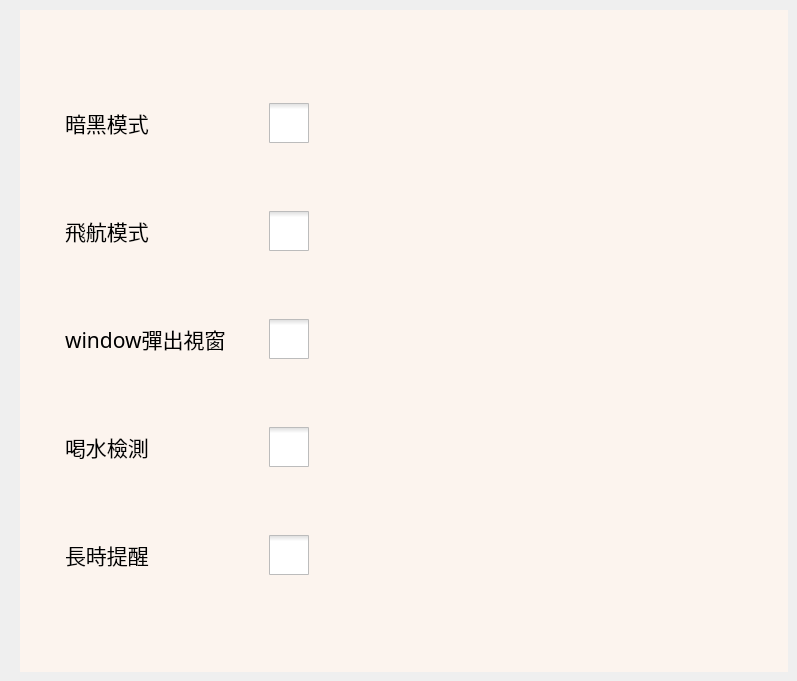
      <widget class="QWidget" name="page_4">
       <widget class="QFrame" name="frame6_4">
        <property name="geometry">
         <rect>
          <x>20</x>
          <y>10</y>
          <width>768</width>
          <height>662</height>
         </rect>
        </property>
        <property name="styleSheet">
         <string notr="true">QFrame
{
	background-color:rgba(255, 245, 238,0.8);
}
QFrame QLabel
{
	background-color:rgba(255, 245, 238,0);
}</string>
        </property>
        <layout class="QVBoxLayout" name="verticalLayout_8">
         <property name="spacing">
          <number>15</number>
         </property>
         <property name="leftMargin">
          <number>45</number>
         </property>
         <property name="topMargin">
          <number>40</number>
         </property>
         <property name="rightMargin">
          <number>45</number>
         </property>
         <property name="bottomMargin">
          <number>40</number>
         </property>
         <item>
          <layout class="QHBoxLayout" name="horizontalLayout_13">
           <item>
            <widget class="QLabel" name="label_7">
             <property name="sizePolicy">
              <sizepolicy hsizetype="Preferred" vsizetype="Preferred">
               <horstretch>2</horstretch>
               <verstretch>0</verstretch>
              </sizepolicy>
             </property>
             <property name="font">
              <font>
               <family>微軟正黑體</family>
               <pointsize>16</pointsize>
              </font>
             </property>
             <property name="text">
              <string>暗黑模式</string>
             </property>
            </widget>
           </item>
           <item>
            <widget class="QCheckBox" name="checkBox">
             <property name="sizePolicy">
              <sizepolicy hsizetype="Minimum" vsizetype="Fixed">
               <horstretch>5</horstretch>
               <verstretch>0</verstretch>
              </sizepolicy>
             </property>
             <property name="minimumSize">
              <size>
               <width>0</width>
               <height>0</height>
              </size>
             </property>
             <property name="sizeIncrement">
              <size>
               <width>0</width>
               <height>0</height>
              </size>
             </property>
             <property name="baseSize">
              <size>
               <width>0</width>
               <height>0</height>
              </size>
             </property>
             <property name="styleSheet">
              <string notr="true">QCheckBox::indicator
{
	width : 40px;
	height : 40px;
}</string>
             </property>
             <property name="text">
              <string/>
             </property>
             <property name="iconSize">
              <size>
               <width>0</width>
               <height>0</height>
              </size>
             </property>
             <property name="tristate">
              <bool>false</bool>
             </property>
            </widget>
           </item>
          </layout>
         </item>
         <item>
          <layout class="QHBoxLayout" name="horizontalLayout_14">
           <item>
            <widget class="QLabel" name="label_6">
             <property name="sizePolicy">
              <sizepolicy hsizetype="Preferred" vsizetype="Preferred">
               <horstretch>2</horstretch>
               <verstretch>0</verstretch>
              </sizepolicy>
             </property>
             <property name="font">
              <font>
               <family>微軟正黑體</family>
               <pointsize>16</pointsize>
              </font>
             </property>
             <property name="text">
              <string>飛航模式</string>
             </property>
            </widget>
           </item>
           <item>
            <widget class="QCheckBox" name="checkBox_2">
             <property name="sizePolicy">
              <sizepolicy hsizetype="Minimum" vsizetype="Fixed">
               <horstretch>5</horstretch>
               <verstretch>0</verstretch>
              </sizepolicy>
             </property>
             <property name="minimumSize">
              <size>
               <width>0</width>
               <height>0</height>
              </size>
             </property>
             <property name="sizeIncrement">
              <size>
               <width>0</width>
               <height>0</height>
              </size>
             </property>
             <property name="baseSize">
              <size>
               <width>0</width>
               <height>0</height>
              </size>
             </property>
             <property name="styleSheet">
              <string notr="true">QCheckBox::indicator
{
	width : 40px;
	height : 40px;
}</string>
             </property>
             <property name="text">
              <string/>
             </property>
             <property name="iconSize">
              <size>
               <width>0</width>
               <height>0</height>
              </size>
             </property>
             <property name="tristate">
              <bool>false</bool>
             </property>
            </widget>
           </item>
          </layout>
         </item>
         <item>
          <layout class="QHBoxLayout" name="horizontalLayout_16">
           <item>
            <widget class="QLabel" name="label_4">
             <property name="sizePolicy">
              <sizepolicy hsizetype="Preferred" vsizetype="Preferred">
               <horstretch>2</horstretch>
               <verstretch>0</verstretch>
              </sizepolicy>
             </property>
             <property name="font">
              <font>
               <family>微軟正黑體</family>
               <pointsize>16</pointsize>
              </font>
             </property>
             <property name="text">
              <string>window彈出視窗</string>
             </property>
            </widget>
           </item>
           <item>
            <widget class="QCheckBox" name="checkBox_3">
             <property name="sizePolicy">
              <sizepolicy hsizetype="Minimum" vsizetype="Fixed">
               <horstretch>5</horstretch>
               <verstretch>0</verstretch>
              </sizepolicy>
             </property>
             <property name="minimumSize">
              <size>
               <width>0</width>
               <height>0</height>
              </size>
             </property>
             <property name="sizeIncrement">
              <size>
               <width>0</width>
               <height>0</height>
              </size>
             </property>
             <property name="baseSize">
              <size>
               <width>0</width>
               <height>0</height>
              </size>
             </property>
             <property name="styleSheet">
              <string notr="true">QCheckBox::indicator
{
	width : 40px;
	height : 40px;
}</string>
             </property>
             <property name="text">
              <string/>
             </property>
             <property name="iconSize">
              <size>
               <width>0</width>
               <height>0</height>
              </size>
             </property>
             <property name="tristate">
              <bool>false</bool>
             </property>
            </widget>
           </item>
          </layout>
         </item>
         <item>
          <layout class="QHBoxLayout" name="horizontalLayout_17">
           <item>
            <widget class="QLabel" name="label_3">
             <property name="sizePolicy">
              <sizepolicy hsizetype="Preferred" vsizetype="Preferred">
               <horstretch>2</horstretch>
               <verstretch>0</verstretch>
              </sizepolicy>
             </property>
             <property name="font">
              <font>
               <family>微軟正黑體</family>
               <pointsize>16</pointsize>
              </font>
             </property>
             <property name="text">
              <string>喝水檢測</string>
             </property>
            </widget>
           </item>
           <item>
            <widget class="QCheckBox" name="checkBox_4">
             <property name="sizePolicy">
              <sizepolicy hsizetype="Minimum" vsizetype="Fixed">
               <horstretch>5</horstretch>
               <verstretch>0</verstretch>
              </sizepolicy>
             </property>
             <property name="minimumSize">
              <size>
               <width>0</width>
               <height>0</height>
              </size>
             </property>
             <property name="sizeIncrement">
              <size>
               <width>0</width>
               <height>0</height>
              </size>
             </property>
             <property name="baseSize">
              <size>
               <width>0</width>
               <height>0</height>
              </size>
             </property>
             <property name="styleSheet">
              <string notr="true">QCheckBox::indicator
{
	width : 40px;
	height : 40px;
}</string>
             </property>
             <property name="text">
              <string/>
             </property>
             <property name="iconSize">
              <size>
               <width>0</width>
               <height>0</height>
              </size>
             </property>
             <property name="tristate">
              <bool>false</bool>
             </property>
            </widget>
           </item>
          </layout>
         </item>
         <item>
          <layout class="QHBoxLayout" name="horizontalLayout_9">
           <item>
            <widget class="QLabel" name="label_2">
             <property name="sizePolicy">
              <sizepolicy hsizetype="Preferred" vsizetype="Preferred">
               <horstretch>2</horstretch>
               <verstretch>0</verstretch>
              </sizepolicy>
             </property>
             <property name="font">
              <font>
               <family>微軟正黑體</family>
               <pointsize>16</pointsize>
              </font>
             </property>
             <property name="text">
              <string>長時提醒</string>
             </property>
            </widget>
           </item>
           <item>
            <widget class="QCheckBox" name="checkBox_5">
             <property name="sizePolicy">
              <sizepolicy hsizetype="Minimum" vsizetype="Fixed">
               <horstretch>5</horstretch>
               <verstretch>0</verstretch>
              </sizepolicy>
             </property>
             <property name="minimumSize">
              <size>
               <width>0</width>
               <height>0</height>
              </size>
             </property>
             <property name="sizeIncrement">
              <size>
               <width>0</width>
               <height>0</height>
              </size>
             </property>
             <property name="baseSize">
              <size>
               <width>0</width>
               <height>0</height>
              </size>
             </property>
             <property name="styleSheet">
              <string notr="true">QCheckBox::indicator
{
	width : 40px;
	height : 40px;
}</string>
             </property>
             <property name="text">
              <string/>
             </property>
             <property name="iconSize">
              <size>
               <width>0</width>
               <height>0</height>
              </size>
             </property>
             <property name="tristate">
              <bool>false</bool>
             </property>
            </widget>
           </item>
          </layout>
         </item>
        </layout>
       </widget>
      </widget>
